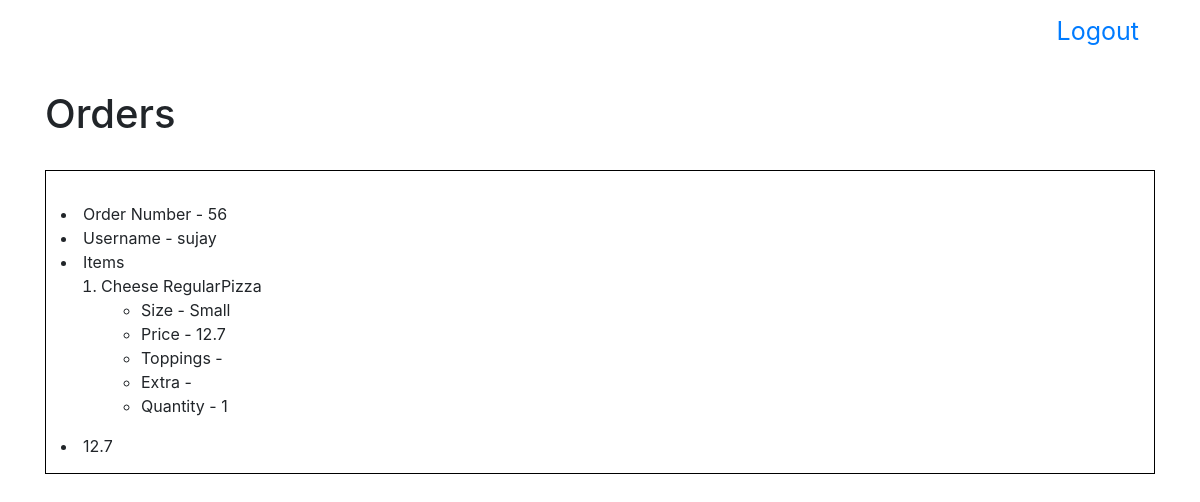
The page /admin on the database its author committed.
### orders/models.py (models this page shows, shortened)
class Order(models.Model):
    user = models.ForeignKey(User,on_delete=models.CASCADE)
    items = models.ManyToManyField(Item,related_name='order')
    subtotal = models.FloatField()

class Item(models.Model):
    user = models.ForeignKey(User,on_delete=models.CASCADE)
    name = models.CharField(max_length = 50)
    size = models.CharField(max_length = 10,blank = True, null = True)
    price = models.FloatField()
    toppings = models.CharField(max_length = 40,blank = True, null = True)
    extras =models.CharField(max_length = 40,blank = True, null = True)
    quantity=models.IntegerField()

### orders/views.py (the view)
# urls.py: path("admin", views.admin, name="admin"),
def admin(request):
    context = {
    "order": Order.objects.all()
    }
    return render(request,"users/admin.html",context)

### orders/templates/users/admin.html (shortened to what this page needs)
{% extends "users/base.html" %}
{% block body %}
  <ul class="nav justify-content-end" style="height: 50px; margin-bottom: 40px;">
    <li class="nav-item">
    <a class="nav-link" style="margin-top: 5px; font-size: 25px;"  href="{% url 'logout' %}">Logout</a>
    </li>
  </ul>
  <h1>Orders</h1>
  {% for eachorder in order %}
    <br>
    <div style="border: 1px solid black; padding: 15px;">
      <li>Order Number - {{eachorder.id}}</li>
      <li>Username - {{eachorder.user}}</li>
      <li>Items</li>
        <ol>
          {% for item in eachorder.items.all %}
            <li>{{item.name}}</li>
              <ul>
                <li>Size - {{item.size}}</li>
                <li>Price - {{item.price}}</li>
                <li>Toppings - {{item.toppings}}</li>
                <li>Extra - {{item.extras}}</li>
                <li>Quantity - {{item.quantity}}</li>
              </ul>
          {% endfor %}
        </ol>
      <li>{{eachorder.subtotal}}</li>
    </div>
  {% endfor %}
{% endblock %}

### rows shown on the page
Order: id "56", user "sujay", subtotal "12.7"
Item: name "Cheese RegularPizza", size "Small", price "12.7", quantity "1"
